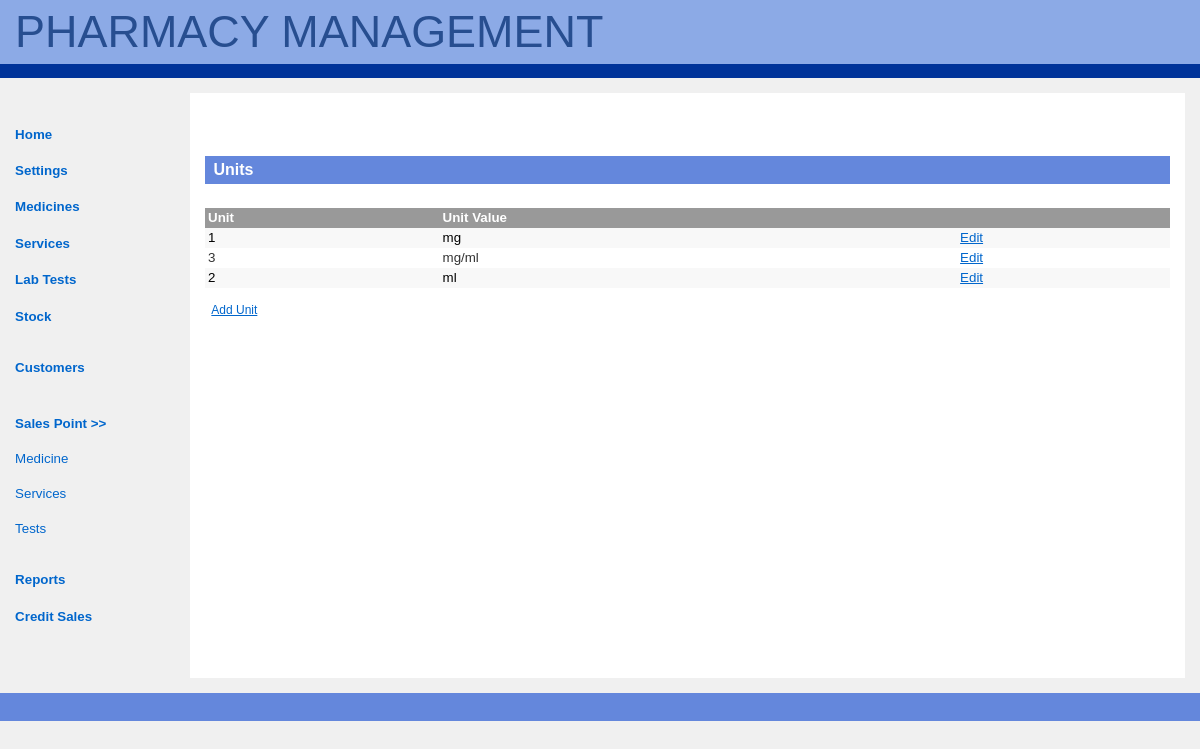
The page /units.php (signed in) on the database its author committed.
### tables this page shows
CREATE TABLE IF NOT EXISTS `units` (
  `id` int(11) NOT NULL AUTO_INCREMENT,
  `value` varchar(11) NOT NULL,
  PRIMARY KEY (`id`),
  UNIQUE KEY `value` (`value`)
);

### units.php (the view, shortened to what this page needs)
<?php require_once("includes/functions.php");?>
<?php include("includes/header.php");?>
<div id="main-copy"><h1>Units</h1>
<table class='results'>
<tr>
<td class='column_head'>Unit</td>
<td class='column_head'>Unit Value</td>
<td class='column_head'></td>
</tr>
<?php
$query = "SELECT * FROM units ORDER BY value ASC ";
$result = mysql_query($query, $connection);
$i = 0;
if(isset($result)){
	while($category = mysql_fetch_array($result)){
		$unit_id = $category['id'];
		$value = $category['value'];
		echo "
		<tr>
		<td ".even_strip($i).">".$unit_id."</td>
		<td ".even_strip($i).">".$value."</td>
		<td ".even_strip($i)."><a href='edit_unit.php?id=".$unit_id."'>Edit</a></td>
		</tr>";
		$i++;
	}
}
?>
</table>
<p><a href="add_unit.php">Add Unit</a>
    </div>
        <div id="footer">
        </div>
    </body>
</html>

### css/style.css (style rules this page uses)
body { color: black; background-color: rgb(240,240,240); font-family: verdana, helvetica, arial, sans-serif; font-size: 100%; margin: 0; padding: 0; }
html > body { font-size: 10pt; }
#main-copy { color: black; background-color: white; text-align: justify; line-height: 1.5em; margin: 15px; margin-left: 190px; height: 555px; padding: 15px; border-left: 15px; }
#main-copy p { margin: 1em 1ex 2em 1ex; padding: 0; }
p { margin-left:20px; font-size:0.9em; line-height:0.em; }
#main-copy a { color: rgb(0,102,204); background-color: transparent; text-decoration: underline; }
#main-copy h1 { color: white; background-color: rgb(100,135,220); font-size: 1.2em; font-weight: bold; margin: 3em 0 0 0; padding: 0.5ex 0 0.5ex 1ex; }
#footer { color: white; background-color: rgb(100,135,220); font-size: 91%; margin: 0; padding: 1em 2.5mm 2.5ex 2.5mm; clear: both; }
table.results { border-collapse: collapse; width: 100%; }
td.column_head, td.cell_value { font-size: 100%; padding: 0 3px 0 3px; color:#333; }
td.column_head { background-color: #999; color:#FFF; font-weight:bold; }
table.results a { color: #FFF; background-color: transparent; text-decoration: underline; }
td { background-color: #fff; }
td.cell_value { background-color: #fff; }
.even { background-color: #F8F8F8; padding: 0 3px 0 3px; }

### rows shown on the page
units: id "1", value "mg"
units: id "3", value "mg/ml"
units: id "2", value "ml"
